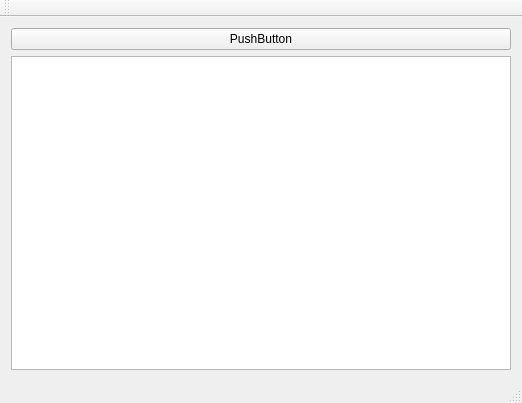
<?xml version="1.0" encoding="UTF-8"?>
<ui version="4.0">
 <class>MainWindow</class>
 <widget class="QMainWindow" name="MainWindow">
  <property name="geometry">
   <rect>
    <x>0</x>
    <y>0</y>
    <width>522</width>
    <height>403</height>
   </rect>
  </property>
  <property name="windowTitle">
   <string>MainWindow</string>
  </property>
  <widget class="QWidget" name="centralWidget">
   <layout class="QVBoxLayout" name="verticalLayout_2">
    <item>
     <layout class="QVBoxLayout" name="verticalLayout">
      <item>
       <widget class="QPushButton" name="pushButton">
        <property name="text">
         <string>PushButton</string>
        </property>
       </widget>
      </item>
      <item>
       <widget class="QGraphicsView" name="graphicsView"/>
      </item>
     </layout>
    </item>
   </layout>
  </widget>
  <widget class="QMenuBar" name="menuBar">
   <property name="geometry">
    <rect>
     <x>0</x>
     <y>0</y>
     <width>522</width>
     <height>21</height>
    </rect>
   </property>
  </widget>
  <widget class="QToolBar" name="mainToolBar">
   <attribute name="toolBarArea">
    <enum>TopToolBarArea</enum>
   </attribute>
   <attribute name="toolBarBreak">
    <bool>false</bool>
   </attribute>
  </widget>
  <widget class="QStatusBar" name="statusBar"/>
 </widget>
 <layoutdefault spacing="6" margin="11"/>
 <resources/>
 <connections/>
</ui>
